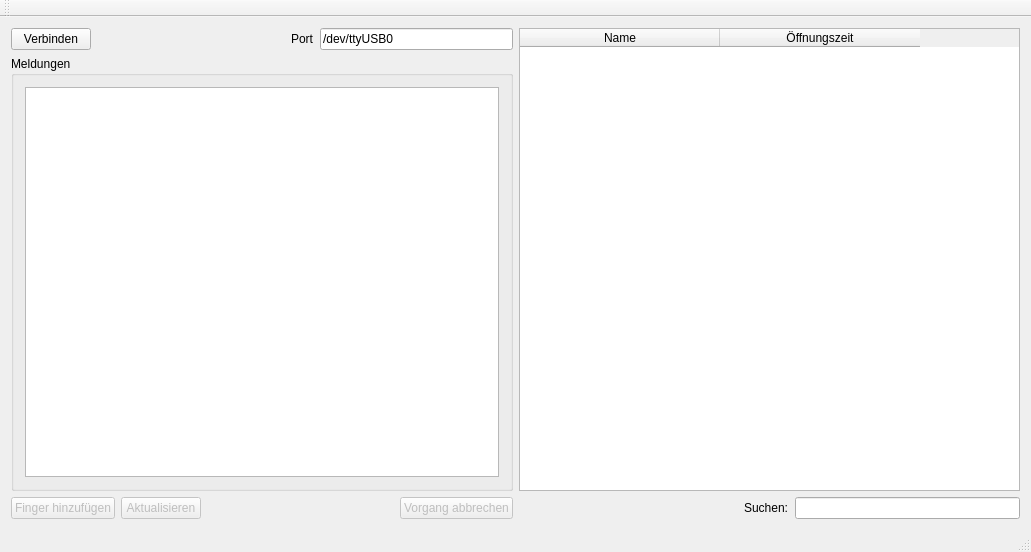
<?xml version="1.0" encoding="UTF-8"?>
<ui version="4.0">
 <class>FingerprintManager</class>
 <widget class="QMainWindow" name="FingerprintManager">
  <property name="geometry">
   <rect>
    <x>0</x>
    <y>0</y>
    <width>1031</width>
    <height>552</height>
   </rect>
  </property>
  <property name="windowTitle">
   <string>Fingerprint-Manager</string>
  </property>
  <widget class="QWidget" name="centralWidget">
   <layout class="QHBoxLayout" name="horizontalLayout_4">
    <item>
     <layout class="QVBoxLayout" name="verticalLayout">
      <item>
       <layout class="QHBoxLayout" name="horizontalLayout">
        <item>
         <widget class="QPushButton" name="pushButton_connect">
          <property name="text">
           <string>Verbinden</string>
          </property>
         </widget>
        </item>
        <item>
         <spacer name="horizontalSpacer">
          <property name="orientation">
           <enum>Qt::Horizontal</enum>
          </property>
          <property name="sizeHint" stdset="0">
           <size>
            <width>40</width>
            <height>20</height>
           </size>
          </property>
         </spacer>
        </item>
        <item>
         <widget class="QLabel" name="label">
          <property name="text">
           <string>Port</string>
          </property>
         </widget>
        </item>
        <item>
         <widget class="QLineEdit" name="lineEdit_port">
          <property name="text">
           <string>/dev/ttyUSB0</string>
          </property>
         </widget>
        </item>
       </layout>
      </item>
      <item>
       <widget class="QGroupBox" name="groupBox">
        <property name="sizePolicy">
         <sizepolicy hsizetype="Preferred" vsizetype="Preferred">
          <horstretch>0</horstretch>
          <verstretch>0</verstretch>
         </sizepolicy>
        </property>
        <property name="maximumSize">
         <size>
          <width>16777215</width>
          <height>16777215</height>
         </size>
        </property>
        <property name="title">
         <string>Meldungen</string>
        </property>
        <layout class="QGridLayout" name="gridLayout">
         <item row="0" column="0">
          <widget class="QPlainTextEdit" name="plainTextEdit_messages">
           <property name="sizePolicy">
            <sizepolicy hsizetype="Expanding" vsizetype="Expanding">
             <horstretch>0</horstretch>
             <verstretch>0</verstretch>
            </sizepolicy>
           </property>
           <property name="maximumSize">
            <size>
             <width>16777215</width>
             <height>2000</height>
            </size>
           </property>
          </widget>
         </item>
        </layout>
       </widget>
      </item>
      <item>
       <layout class="QHBoxLayout" name="horizontalLayout_2">
        <item>
         <widget class="QPushButton" name="pushButton_addFinger">
          <property name="enabled">
           <bool>false</bool>
          </property>
          <property name="text">
           <string>Finger hinzufügen</string>
          </property>
         </widget>
        </item>
        <item>
         <widget class="QPushButton" name="pushButton_update">
          <property name="enabled">
           <bool>false</bool>
          </property>
          <property name="text">
           <string>Aktualisieren</string>
          </property>
         </widget>
        </item>
        <item>
         <spacer name="horizontalSpacer_2">
          <property name="orientation">
           <enum>Qt::Horizontal</enum>
          </property>
          <property name="sizeHint" stdset="0">
           <size>
            <width>40</width>
            <height>20</height>
           </size>
          </property>
         </spacer>
        </item>
        <item>
         <widget class="QPushButton" name="pushButton_abort">
          <property name="enabled">
           <bool>false</bool>
          </property>
          <property name="text">
           <string>Vorgang abbrechen</string>
          </property>
         </widget>
        </item>
       </layout>
      </item>
     </layout>
    </item>
    <item>
     <layout class="QVBoxLayout" name="verticalLayout_2">
      <item>
       <widget class="QTableWidget" name="tableWidget">
        <property name="sizePolicy">
         <sizepolicy hsizetype="Expanding" vsizetype="Expanding">
          <horstretch>0</horstretch>
          <verstretch>1</verstretch>
         </sizepolicy>
        </property>
        <property name="contextMenuPolicy">
         <enum>Qt::CustomContextMenu</enum>
        </property>
        <property name="alternatingRowColors">
         <bool>false</bool>
        </property>
        <attribute name="horizontalHeaderDefaultSectionSize">
         <number>200</number>
        </attribute>
        <column>
         <property name="text">
          <string>Name</string>
         </property>
        </column>
        <column>
         <property name="text">
          <string>Öffnungszeit</string>
         </property>
        </column>
       </widget>
      </item>
      <item>
       <layout class="QHBoxLayout" name="horizontalLayout_3">
        <item>
         <spacer name="horizontalSpacer_3">
          <property name="orientation">
           <enum>Qt::Horizontal</enum>
          </property>
          <property name="sizeHint" stdset="0">
           <size>
            <width>40</width>
            <height>20</height>
           </size>
          </property>
         </spacer>
        </item>
        <item>
         <widget class="QLabel" name="label_2">
          <property name="text">
           <string>Suchen:</string>
          </property>
         </widget>
        </item>
        <item>
         <widget class="QLineEdit" name="lineEdit_search"/>
        </item>
       </layout>
      </item>
     </layout>
    </item>
   </layout>
  </widget>
  <widget class="QMenuBar" name="menuBar">
   <property name="geometry">
    <rect>
     <x>0</x>
     <y>0</y>
     <width>1031</width>
     <height>25</height>
    </rect>
   </property>
  </widget>
  <widget class="QToolBar" name="mainToolBar">
   <attribute name="toolBarArea">
    <enum>TopToolBarArea</enum>
   </attribute>
   <attribute name="toolBarBreak">
    <bool>false</bool>
   </attribute>
  </widget>
  <widget class="QStatusBar" name="statusBar"/>
 </widget>
 <layoutdefault spacing="6" margin="11"/>
 <resources/>
 <connections/>
</ui>
